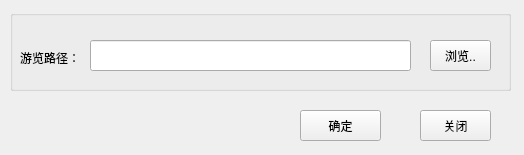
<?xml version="1.0" encoding="UTF-8"?>
<ui version="4.0">
 <class>TourPropertyUI</class>
 <widget class="QWidget" name="TourPropertyUI">
  <property name="geometry">
   <rect>
    <x>0</x>
    <y>0</y>
    <width>524</width>
    <height>155</height>
   </rect>
  </property>
  <property name="windowTitle">
   <string>游览管理</string>
  </property>
  <widget class="QGroupBox" name="groupBox">
   <property name="geometry">
    <rect>
     <x>10</x>
     <y>10</y>
     <width>501</width>
     <height>81</height>
    </rect>
   </property>
   <property name="title">
    <string/>
   </property>
   <widget class="QPushButton" name="selectPath">
    <property name="geometry">
     <rect>
      <x>420</x>
      <y>30</y>
      <width>61</width>
      <height>31</height>
     </rect>
    </property>
    <property name="text">
     <string>浏览..</string>
    </property>
   </widget>
   <widget class="QLineEdit" name="tourPath">
    <property name="geometry">
     <rect>
      <x>80</x>
      <y>30</y>
      <width>321</width>
      <height>31</height>
     </rect>
    </property>
   </widget>
   <widget class="QLabel" name="label">
    <property name="geometry">
     <rect>
      <x>10</x>
      <y>40</y>
      <width>61</width>
      <height>16</height>
     </rect>
    </property>
    <property name="text">
     <string>游览路径：</string>
    </property>
   </widget>
  </widget>
  <widget class="QPushButton" name="close">
   <property name="geometry">
    <rect>
     <x>420</x>
     <y>110</y>
     <width>71</width>
     <height>31</height>
    </rect>
   </property>
   <property name="text">
    <string>关闭</string>
   </property>
  </widget>
  <widget class="QPushButton" name="loadTour">
   <property name="geometry">
    <rect>
     <x>300</x>
     <y>110</y>
     <width>81</width>
     <height>31</height>
    </rect>
   </property>
   <property name="text">
    <string>确定</string>
   </property>
  </widget>
  <zorder>groupBox</zorder>
  <zorder>loadTour</zorder>
  <zorder>close</zorder>
  <zorder>loadTour</zorder>
 </widget>
 <resources/>
 <connections>
  <connection>
   <sender>selectPath</sender>
   <signal>clicked()</signal>
   <receiver>TourPropertyUI</receiver>
   <slot>slotSelectPath()</slot>
   <hints>
    <hint type="sourcelabel">
     <x>460</x>
     <y>55</y>
    </hint>
    <hint type="destinationlabel">
     <x>261</x>
     <y>77</y>
    </hint>
   </hints>
  </connection>
  <connection>
   <sender>loadTour</sender>
   <signal>clicked()</signal>
   <receiver>TourPropertyUI</receiver>
   <slot>slotLoadTour()</slot>
   <hints>
    <hint type="sourcelabel">
     <x>240</x>
     <y>115</y>
    </hint>
    <hint type="destinationlabel">
     <x>261</x>
     <y>77</y>
    </hint>
   </hints>
  </connection>
  <connection>
   <sender>close</sender>
   <signal>clicked()</signal>
   <receiver>TourPropertyUI</receiver>
   <slot>slotClose()</slot>
   <hints>
    <hint type="sourcelabel">
     <x>460</x>
     <y>115</y>
    </hint>
    <hint type="destinationlabel">
     <x>261</x>
     <y>77</y>
    </hint>
   </hints>
  </connection>
 </connections>
 <slots>
  <slot>slotSelectPath()</slot>
  <slot>slotLoadTour()</slot>
  <slot>slotUnloadTour()</slot>
  <slot>slotClose()</slot>
 </slots>
</ui>
